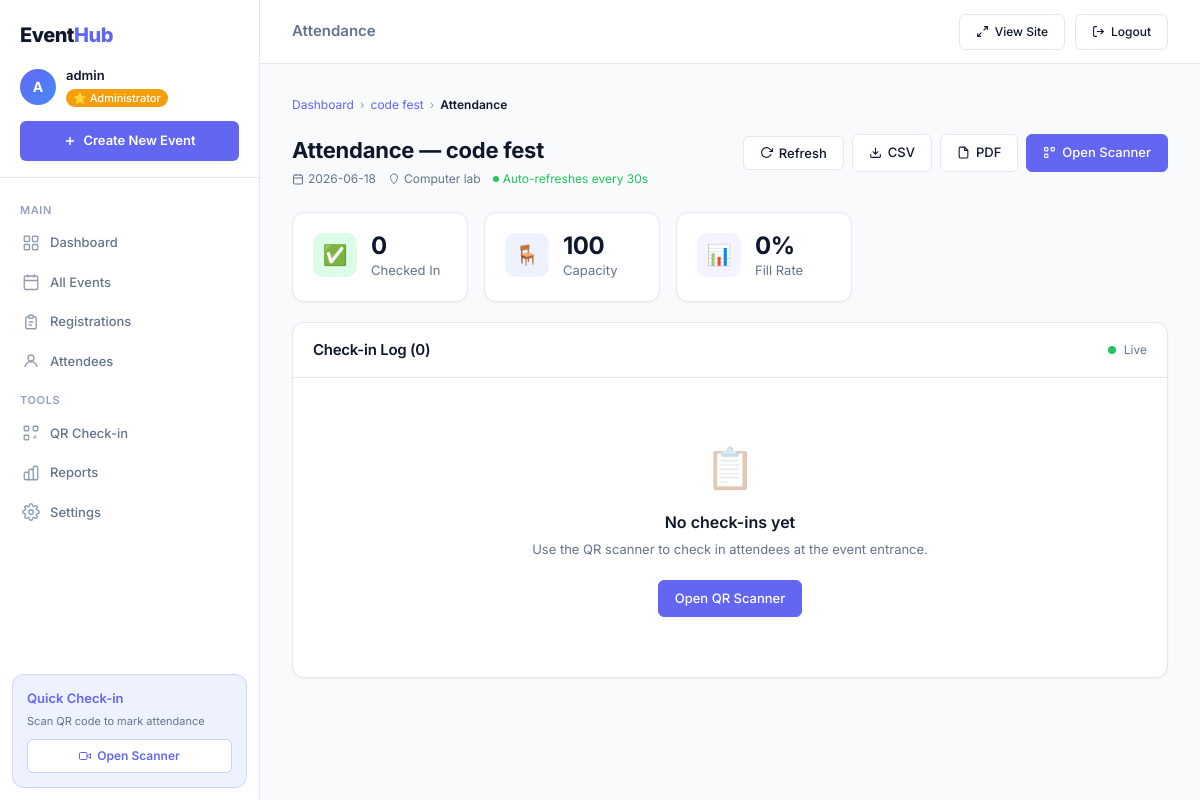
The page /admin/event/2/attendance (signed in) on the database its author committed.
### tables this page shows
CREATE TABLE events (
        id INTEGER PRIMARY KEY AUTOINCREMENT,
        name TEXT NOT NULL, description TEXT, date TEXT NOT NULL,
        time TEXT NOT NULL, venue TEXT NOT NULL, max_participants INTEGER NOT NULL,
        created_at TEXT DEFAULT CURRENT_TIMESTAMP);

### app.py (the view)
@app.route('/admin/event/<int:event_id>/attendance')
@admin_required
def event_attendance(event_id):
    conn = get_db()
    event = conn.execute('SELECT * FROM events WHERE id=?', (event_id,)).fetchone()
    attendance = conn.execute('''SELECT a.*, r.email, r.phone FROM attendance a
        JOIN registrations r ON a.registration_id=r.id
        WHERE a.event_id=? ORDER BY a.checked_in_at DESC''', (event_id,)).fetchall()
    conn.close()
    return render_template('attendance.html', event=event, attendance=attendance)

### app.py (called while the page is built)
def get_db():
    conn = sqlite3.connect(DB_PATH)
    conn.row_factory = sqlite3.Row
    return conn

def admin_required(f):
    @wraps(f)
    def decorated(*args, **kwargs):
        if not session.get('admin_logged_in'):
            return redirect(url_for('admin_login'))
        return f(*args, **kwargs)
    return decorated

### templates/attendance.html (shortened to what this page needs)
{% extends "admin_base.html" %}
{% block topbar_title %}Attendance{% endblock %}
{% block content %}
<div class="breadcrumb">
  <a href="{{ url_for('admin_dashboard') }}">Dashboard</a>
  <span class="sep">›</span>
  <a href="{{ url_for('event_registrations', event_id=event.id) }}">{{ event.name }}</a>
  <span class="sep">›</span>
  <span class="current">Attendance</span>
</div>
<div class="page-header">
  <div>
    <h1>Attendance — {{ event.name }}</h1>
    <p style="display:flex;align-items:center;gap:12px">
      <span style="display:flex;align-items:center;gap:4px;font-size:12px;color:var(--text-2)">
        <svg width="12" height="12" fill="none" stroke="currentColor" stroke-width="2" viewBox="0 0 24 24">
          <rect x="3" y="4" width="18" height="18" rx="2"/><path d="M16 2v4M8 2v4M3 10h18"/>
        </svg>{{ event.date }}
      </span>
      <span style="display:flex;align-items:center;gap:4px;font-size:12px;color:var(--text-2)">
        <svg width="12" height="12" fill="none" stroke="currentColor" stroke-width="2" viewBox="0 0 24 24">
          <path d="M12 2C8.13 2 5 5.13 5 9c0 5.25 7 13 7 13s7-7.75 7-13c0-3.87-3.13-7-7-7z"/>
        </svg>{{ event.venue }}
      </span>
      <span style="display:flex;align-items:center;gap:4px;font-size:12px;color:var(--success)">
        <span style="width:6px;height:6px;border-radius:50%;background:var(--success);display:inline-block"></span>
        Auto-refreshes every 30s
      </span>
    </p>
  </div>
  <div class="page-header-actions">
    <button onclick="location.reload()" class="btn btn-secondary">
      <svg width="13" height="13" fill="none" stroke="currentColor" stroke-width="2" viewBox="0 0 24 24">
        <polyline points="23 4 23 10 17 10"/><path d="M20.49 15a9 9 0 11-2.12-9.36L23 10"/>
      </svg>
      Refresh
    </button>
    <a href="{{ url_for('export_csv', event_id=event.id) }}" class="btn btn-secondary">
      <svg width="13" height="13" fill="none" stroke="currentColor" stroke-width="2" viewBox="0 0 24 24">
        <path d="M21 15v4a2 2 0 01-2 2H5a2 2 0 01-2-2v-4M7 10l5 5 5-5M12 15V3"/>
      </svg>
      CSV
    </a>
    <a href="{{ url_for('export_pdf', event_id=event.id) }}" class="btn btn-secondary">
      <svg width="13" height="13" fill="none" stroke="currentColor" stroke-width="2" viewBox="0 0 24 24">
        <path d="M14 2H6a2 2 0 00-2 2v16a2 2 0 002 2h12a2 2 0 002-2V8z"/>
        <polyline points="14 2 14 8 20 8"/>
      </svg>
      PDF
    </a>
    <a href="{{ url_for('checkin_page') }}" class="btn btn-primary">
      <svg width="13" height="13" fill="none" stroke="currentColor" stroke-width="2" viewBox="0 0 24 24">
        <rect x="3" y="3" width="6" height="6" rx="1"/><rect x="15" y="3" width="6" height="6" rx="1"/>
        <rect x="3" y="15" width="6" height="6" rx="1"/>
      </svg>
      Open Scanner
    </a>
  </div>
</div>
<div class="stats-row" style="grid-template-columns:repeat(3,1fr);max-width:560px;margin-bottom:20px">
  <div class="stat-card">
    <div class="stat-icon green">✅</div>
    <div class="stat-body">
      <div class="stat-value" style="font-size:24px">{{ attendance|length }}</div>
      <div class="stat-label">Checked In</div>
    </div>
  </div>
  <div class="stat-card">
    <div class="stat-icon blue">🪑</div>
    <div class="stat-body">
      <div class="stat-value" style="font-size:24px">{{ event.max_participants }}</div>
      <div class="stat-label">Capacity</div>
    </div>
  </div>
  <div class="stat-card">
    <div class="stat-icon purple">📊</div>
    <div class="stat-body">
      <div class="stat-value" style="font-size:24px">
        {% if event.max_participants > 0 %}{{ (attendance|length / event.max_participants * 100)|int }}%{% else %}0%{% endif %}
      </div>
      <div class="stat-label">Fill Rate</div>
    </div>
  </div>
</div>
<div class="card">
  <div class="card-header">
    <h2>Check-in Log ({{ attendance|length }})</h2>
    <div style="display:flex;align-items:center;gap:8px">
      <div style="width:8px;height:8px;border-radius:50%;background:var(--success);animation:pulse 2s infinite"></div>
      <span style="font-size:12px;color:var(--text-2)">Live</span>
    </div>
  </div>
  {% if attendance %}
  <div class="table-wrap">
    <table class="data-table">
      <thead>
        <tr>
          <th>#</th>
          <th>Student</th>
          <th>College ID</th>
          <th>Email</th>
          <th>Phone</th>
          <th>Check-in Time</th>
        </tr>
      </thead>
      <tbody>
        {% for a in attendance %}
        <tr>
          <td style="color:var(--text-2);font-size:12px">{{ loop.index }}</td>
          <td>
            <div style="display:flex;align-items:center;gap:8px">
              <div style="width:30px;height:30px;border-radius:50%;background:linear-gradient(135deg,var(--success),#16A34A);display:flex;align-items:center;justify-content:center;color:white;font-size:12px;font-weight:700;flex-shrink:0">
                {{ a.student_name[0].upper() }}
              </div>
              <strong style="font-size:13px">{{ a.student_name }}</strong>
            </div>
          </td>
          <td><code style="background:var(--surface2);padding:2px 6px;border-radius:4px;font-size:11px">{{ a.college_id }}</code></td>
          <td style="font-size:12px;color:var(--text-2)">{{ a.email }}</td>
          <td style="font-size:12px;color:var(--text-2)">{{ a.phone }}</td>
          <td>
            <span style="display:flex;align-items:center;gap:5px;font-size:12px">
              <svg width="11" height="11" fill="none" stroke="currentColor" stroke-width="2" viewBox="0 0 24 24" style="color:var(--success)">
                <circle cx="12" cy="12" r="10"/><path d="M12 6v6l4 2"/>
              </svg>
              {{ a.checked_in_at[:16] }}
            </span>
          </td>
        </tr>
        {% endfor %}
      </tbody>
    </table>
  </div>
  {% else %}
  <div class="empty-state">
    <div class="empty-icon">📋</div>
    <h3>No check-ins yet</h3>
    <p>Use the QR scanner to check in attendees at the event entrance.</p>
    <a href="{{ url_for('checkin_page') }}" class="btn btn-primary">Open QR Scanner</a>
  </div>
  {% endif %}
</div>
{% endblock %}

### static/style.css (style rules this page uses)
:root { --primary: #6366F1; --primary-dark: #4F46E5; --primary-light: #EEF2FF; --secondary: #478BFA; --success: #22C55E; --success-light: #DCFCE7; --warning: #F59E0B; --warning-light: #FEF3C7; --danger: #EF4444; --danger-light: #FEE2E2; --bg: #F8FAFC; --surface: #FFFFFF; --surface2: #F1F5F9; --border: #E2E8F0; --border-dark: #CBD5E1; --text: #0F172A; --text-2: #64748B; --text-3: #94A3B8; --sidebar-w: 260px; --navbar-h: 64px; --shadow-sm: 0 1px 2px rgba(0,0,0,0.05); --shadow-md: 0 4px 6px rgba(0,0,0,0.07); --shadow-lg: 0 10px 15px rgba(0,0,0,0.08); --radius-sm: 6px; --radius: 12px; --radius-lg: 16px; --font: 'Inter', sans-serif; }
*, *::before, *::after { box-sizing: border-box; margin: 0; padding: 0; }
html { scroll-behavior: smooth; }
body { font-family: var(--font); background: var(--bg); color: var(--text); min-height: 100vh; font-size: 14px; line-height: 1.5; }
a { text-decoration: none; color: inherit; }
button { font-family: var(--font); cursor: pointer; }
h1 { font-size: 24px; font-weight: 700; letter-spacing: -0.25px; }
h2 { font-size: 18px; font-weight: 600; letter-spacing: -0.25px; }
h3 { font-size: 16px; font-weight: 600; }
.btn { display: inline-flex; align-items: center; justify-content: center; gap: 6px; padding: 8px 16px; border-radius: var(--radius-sm); font-size: 13px; font-weight: 500; border: 1px solid transparent; cursor: pointer; transition: all 0.15s; text-decoration: none; white-space: nowrap; }
.btn-primary { background: var(--primary); color: white; border-color: var(--primary); }
.btn-secondary { background: var(--surface); color: var(--text); border-color: var(--border); }
.card { background: var(--surface); border: 1px solid var(--border); border-radius: var(--radius); box-shadow: var(--shadow-sm); }
.card-header { padding: 16px 20px; border-bottom: 1px solid var(--border); display: flex; align-items: center; justify-content: space-between; gap: 12px; }
.card-header h2 { font-size: 15px; font-weight: 600; }
.stats-row { display: grid; grid-template-columns: repeat(4, 1fr); gap: 16px; margin-bottom: 24px; }
.stat-card { background: var(--surface); border: 1px solid var(--border); border-radius: var(--radius); padding: 20px; display: flex; align-items: flex-start; gap: 14px; box-shadow: var(--shadow-sm); transition: box-shadow 0.2s; }
.stat-icon { width: 44px; height: 44px; border-radius: 10px; display: flex; align-items: center; justify-content: center; flex-shrink: 0; font-size: 20px; }
.stat-icon.blue { background: #EEF2FF; }
.stat-icon.green { background: #DCFCE7; }
.stat-icon.purple { background: #F5F3FF; }
.stat-body { flex: 1; min-width: 0; }
.stat-value { font-size: 28px; font-weight: 700; letter-spacing: -0.5px; line-height: 1.1; }
.stat-label { font-size: 13px; color: var(--text-2); margin-top: 2px; }
.empty-state { text-align: center; padding: 60px 20px; }
.empty-icon { font-size: 40px; margin-bottom: 12px; opacity: 0.4; }
.empty-state h3 { font-size: 16px; font-weight: 600; margin-bottom: 6px; }
.empty-state p { font-size: 13px; color: var(--text-2); margin-bottom: 20px; }
.breadcrumb { display: flex; align-items: center; gap: 6px; font-size: 12px; color: var(--text-2); margin-bottom: 20px; }
.breadcrumb a { color: var(--primary); }
.breadcrumb .sep { color: var(--text-3); }
.breadcrumb .current { font-weight: 600; color: var(--text); }
.page-header { display: flex; align-items: flex-start; justify-content: space-between; margin-bottom: 24px; gap: 16px; flex-wrap: wrap; }
.page-header h1 { font-size: 22px; }
.page-header p { font-size: 13px; color: var(--text-2); margin-top: 3px; }
.page-header-actions { display: flex; gap: 8px; align-items: center; flex-shrink: 0; }

### rows shown on the page
events: name "code fest", date "2026-06-18", venue "Computer lab", max_participants "100"

### other values the page prints
{{ session.admin_username[0].upper() }} "A"
{{ session.admin_username }} "admin"
{{ attendance|length }} "0"
{{ (attendance|length / event.max_participants * 100)|int }} "0"
